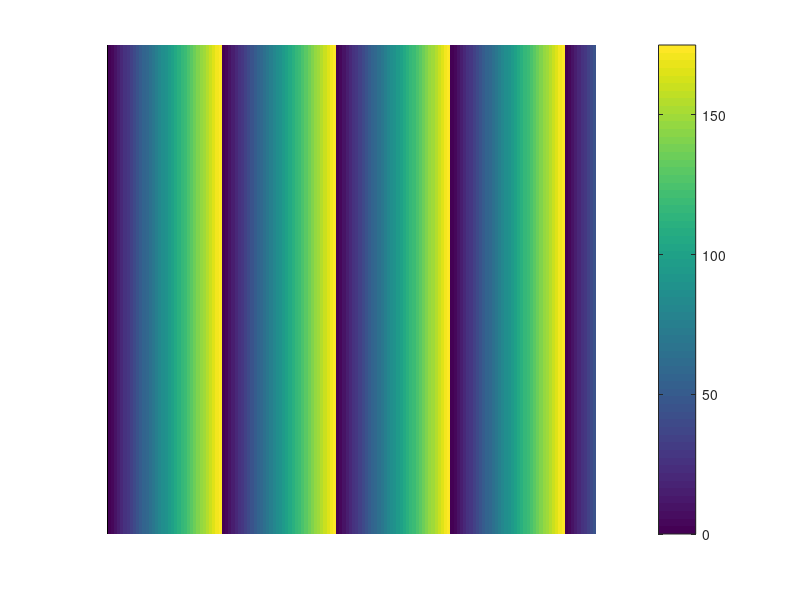

MATLAB code to generate this figure:
%% line mask 20 px
mask = zeros(768,768);
m = 1;
for i = 1:size(mask,2)
    if m <= 20
        mask(:,i) = 1;
        m = m +1;
    elseif m == 40
        m = 1;
    else
        m = m+1;
    end
end
% save('LineGrating_20px_ver','mask');
imagesc(mask)

%% line mask 10 px
mask = zeros(768,768);
m = 1;
for i = 1:size(mask,2)
    if m <= 10
        mask(:,i) = 1;
        m = m +1;
    elseif m == 20
        m = 1;
    else
        m = m+1;
    end
end
% save('LineGrating_10px_ver','mask');
imagesc(mask)

%% line mask 5 px
mask = zeros(768,768);
m = 1;
for i = 1:size(mask,2)
    if m <= 5
        mask(:,i) = 1;
        m = m +1;
    elseif m == 10
        m = 1;
    else
        m = m+1;
    end
end
% save('LineGrating_5px_ver','mask');
% imagesc(mask)

%% line mask 2 px
mask = zeros(768,768);
m = 1;
for i = 1:size(mask,2)
    if m <= 2
        mask(:,i) = 1;
        m = m +1;
    elseif m == 4
        m = 1;
    else
        m = m+1;
    end
end
% save('LineGrating_2px_ver','mask');
% imagesc(mask)

%% line mask 1 px
mask = zeros(768,768);
m = 1;
for i = 1:size(mask,2)
    if m <= 1
        mask(:,i) = 1;
        m = m +1;
    elseif m == 2
        m = 1;
    else
        m = m+1;
    end
end
% save('LineGrating_1px_ver','mask');
% imagesc(mask)

%% bar mask
mask = zeros(768,768);
mask(1:256,:) = 1;
mask(513:end,:) = 1;
% imagesc(mask)
% save('bar_mask_horizontal', 'mask');

mask = zeros(768,768);
mask(:,1:256) = 1;
mask(:,513:end) = 1;
% imagesc(mask)
% save('bar_mask_vertical', 'mask');

%% half mask
mask = zeros(768,768);
mask(1:384,:) = 1;
% imagesc(mask)
% save('half_mask_horizontal', 'mask');
mask = zeros(768,768);
mask(:, 1:384) = 1;
% imagesc(mask)
% save('half_mask_vertical', 'mask');

%% four step line mask 20px
mask = zeros(768,768);
m = 1;
for i = 1:size(mask,2)
    if m <= 20
        mask(:,i) = 1;
        m = m +1;
    elseif (m <= 40) && (m > 20)
        mask(:,i) = 2;
        m = m +1;
    elseif (m <= 60) && (m > 40)
        mask(:,i) = 3;
        m = m + 1;
    elseif m == 80
        m = 1;
    else
        m = m+1;
    end
end
mask = mask/3;
save('../LineGrating_4step_20px_ver','mask');
% imagesc(mask)

%% four step line mask 10 px
mask = zeros(768,768);
m = 1;
for i = 1:size(mask,2)
    if m <= 10
        mask(:,i) = 1;
        m = m +1;
    elseif (m <= 20) && (m > 10)
        mask(:,i) = 2;
        m = m +1;
    elseif (m <= 30) && (m > 20)
        mask(:,i) = 3;
        m = m + 1;
    elseif m == 40
        m = 1;
    else
        m = m+1;
    end
end
mask = mask/3;
save('../LineGrating_4step_10px_ver','mask');
% imagesc(mask)

%% four step line mask 5px
mask = zeros(768,768);
m = 1;
for i = 1:size(mask,2)
    if m <= 5
        mask(:,i) = 1;
        m = m +1;
    elseif (m <= 10) && (m > 5)
        mask(:,i) = 2;
        m = m +1;
    elseif (m <= 15) && (m > 10)
        mask(:,i) = 3;
        m = m + 1;
    elseif m == 20
        m = 1;
    else
        m = m+1;
    end
end
mask = mask/3;
save('../LineGrating_4step_5px_ver','mask');
% plot(mask(300, :))
% imagesc(mask)

%% other line gratings
clear
name = 'LineGrating_1to6px_centered';
s = 768;        % Enter size of the mask to make
m = zeros(s,s); % Create an array of size
t = zeros(s,s);

z = 3;          % Horizontal Zones
ed = 5;         % Pixels on edge
h = (s-2*ed)/z; % height of each line
k = 4;          % No of lines per resolution
r = 13;         % Max Resolution
vec = zeros(r,1);

clear i

for j=1:r
    vec(j)= ed + 4.5*(j-1)*j;
    m(:,vec(j):j-1+vec(j))=1;
    y = vec(j);
    for i=[1 2 3]
        m(:,y+i*2*j-1:y+(i+1)*2*j-1) = m(:,y-j:y+j);
    end
end

m = m(:,1:s);

t(:,1+s/2:s) = m(:,1:s/2);
t = t + flip(t,2);

%t = m + m';
% mask = struct;
% imagesc(t);
% imagesc(m);

mask = m;
save('LineGrating_1to13px_hor','mask');         % Export the mask mat file
clear mask
mask = m';
save('LineGrating_1to13px_ver','mask');         % Export the mask mat file
clear mask

mask = t;
save('LineGrating_1to6px_centered_hor','mask');
clear mask

mask = t';
save('LineGrating_1to6px_centered_ver','mask');
clear mask

%% multistep line mask (gradient line)
nof_pix = [768, 3*768, 4*768];
nof_steps = [6, 8, 10, 18, 36];
pix_per_step = [5, 10, 20];

for p = 1:length(nof_pix)
    for o = 1:length(nof_steps)
        for m = 1:length(pix_per_step)
            mask = zeros(nof_pix(p), nof_pix(p));
            edges = 0:(180/nof_steps(o)):180;

            counter = 1;
            for n = 1:pix_per_step(m):size(mask, 2)
                mask(:, n:(n+pix_per_step(m)-1)) = edges(counter);
                counter = counter +1;
                if counter == length(edges)
                    counter = 1;
                end
            end

            figure(1)
                imagesc(mask)
                axis off
                axis square
                colorbar

            if nof_pix(p) > 999
                nof_pix_str = num2str(nof_pix(p));
            else
                nof_pix_str = ['0', num2str(nof_pix(p))];
            end
            if nof_steps(o) > 9
                nof_steps_str = num2str(nof_steps(o));
            else 
                nof_steps_str = ['0', num2str(nof_steps(o))];
            end
            if pix_per_step(m) > 9
                pix_per_step_str = num2str(pix_per_step(m));
            else 
                pix_per_step_str = ['0', num2str(pix_per_step(m))];
            end
            savename = ['../x-gradients/gline_', nof_pix_str, 'px_', nof_steps_str, 'steps_', pix_per_step_str, 'pps.mat']
%             save(savename, 'mask')
            pause(1)
            close all
        end
    end
end